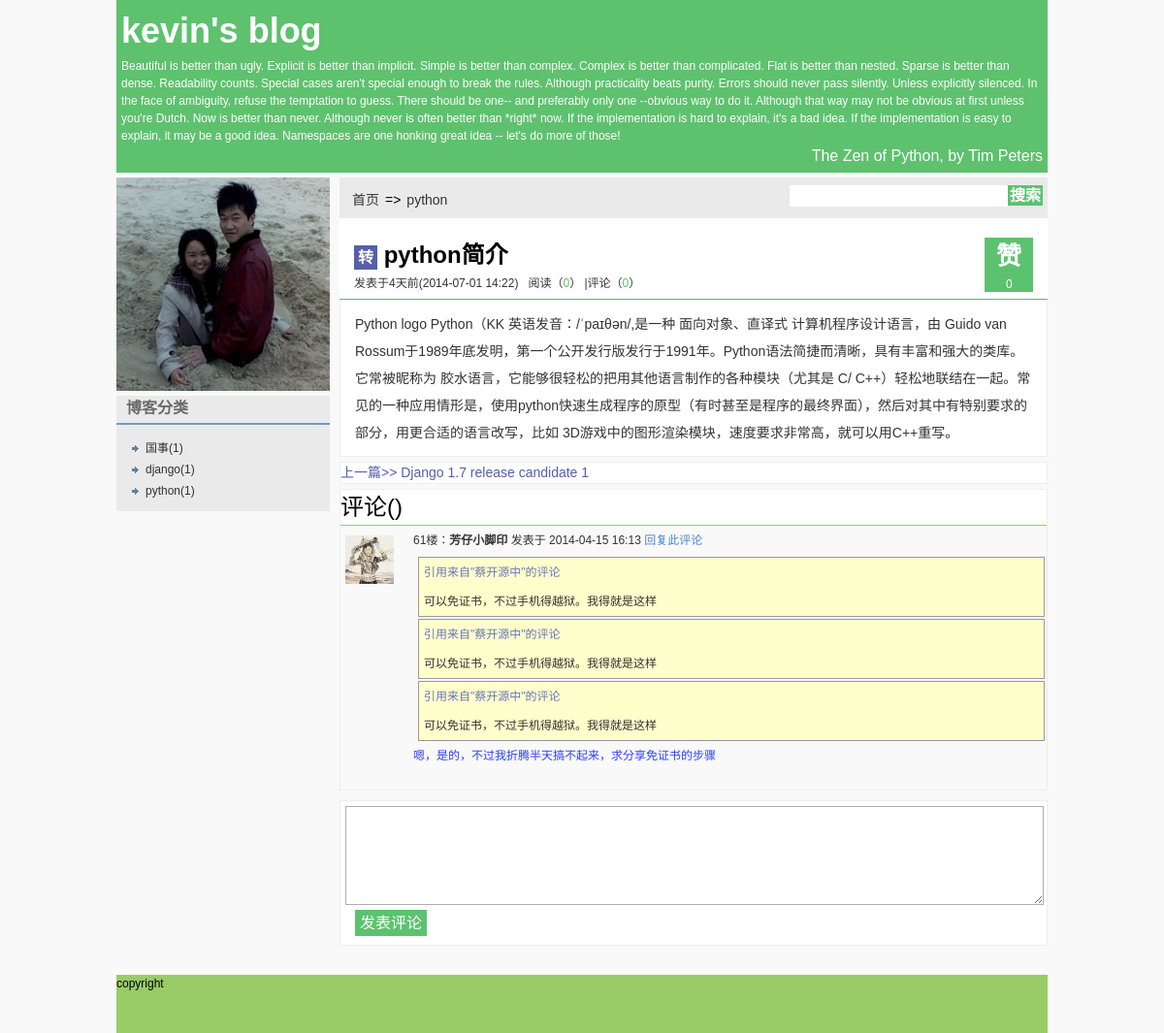
Page /blog/art/3/ on the committed database.
### blog/models.py (models this page shows, shortened)
class Category(models.Model):
    name = models.CharField("分类", max_length=64)

class Article(models.Model):
    title = models.CharField("标题", max_length=128)
    category = models.ForeignKey(Category,verbose_name="分类")
    tags = models.ManyToManyField(Tag, verbose_name="标签", blank=True)
    content = models.TextField("内容")
    create_date = models.DateTimeField("创建日期",auto_now_add=True)
    pub_date = models.DateTimeField("发布日期",auto_now=True)
    is_from = models.CharField("来自", max_length=1, default='Y', choices=(('Y','yuanchuang'),('Z','zhuanzai')))
    view_count = models.IntegerField("访问量统计", default=0)
    vote_count = models.IntegerField("支持量统计", default=0)
    comment_count = property(lambda self: self.comment_set.count())
    is_yuan = property(lambda self: self.is_from == u'Y')
    is_zhuan = property(lambda self: self.is_from == u'Z')
    def pub_date_delta():
        doc = "The pub_date_delta property."
        def fget(self):
            today = datetime.datetime.today()
            if today.year - self.pub_date.year > 0:
                self._delta = "%d年前" % (today.year - self.pub_date.year)
            elif today.month - self.pub_date.month > 0:
                self._delta = "%d个月前" % (today.month - self.pub_date.month)
            elif today.day - self.pub_date.day > 0:
                self._delta = "%d天前" % (today.day - self.pub_date.day)
            elif today.hour - self.pub_date.hour > 0:
                self._delta = "%d小时前" % (today.hour - self.pub_date.hour)
            elif today.minute - self.pub_date.minute > 0:
                self._delta = "%d分钟前" % (today.minute - self.pub_date.minute)
            else:
                self._delta = ""
            return self._delta
        def fset(self, value):
            self._delta = value
        def fdel(self):
            del self._delta
        return locals()
    pub_date_delta = property(**pub_date_delta())

### blog/views.py (the view)
# urls.py: url(r'art/(?P<id>\d{1,5})/$', 'article',name="article_by_id"),
def article(request,id='0'):
    blog = Blog()
    try:
        article = Article.objects.get(id=id)
        blog.catNav = article.category
    except Article.DoesNotExist, e:
        raise Http404
    try:
        preArticle = Article.objects.get(id=str((int(id))-1));
    except Article.DoesNotExist, e:
        pass
    try:
        nextArticle = Article.objects.get(id=str((int(id))+1))
    except Article.DoesNotExist, e:
        pass
    return render_to_response('article.html', locals())

### blog/templates/article.html (shortened to what this page needs)
{% extends "layout.html" %}
{% block content %}
      <div class="article_main">
        <div class="article_title">
          <div class="zan_article">
            <p class="zan_p1">赞</p>
            <p class="zan_p2">{{ article.vote_count }}</p>
          </div>
          <p class="tp1"> {% if article.is_yuan %} <span class="yuan">原</span> {% else %}{% if article.is_zhuan %} <span class="zhuan">转</span> {% endif %}{% endif %}<span class="atitle">{{ article.title }}</span> </p>
          <p class="tp2">发表于{{ article.pub_date_delta}}({{ article.pub_date|date:"Y-m-d H:i" }})&nbsp;&nbsp;&nbsp;阅读（<span>{{ article.view_count }}</span>）&nbsp;|评论（<span>{{ article.comment_count }}</span>）</p>
        </div>
        <div class="article_content"> {{ article.content|safe }} </div>
        <div class="article_nav">
           {% if preArticle %}
          <p id="pre_article"><a href="{% url 'article_by_id' preArticle.id %}">上一篇&gt;&gt; {{ preArticle.title }}</a></p>
          {% endif %}
        </div>
        <div class="article_comment">
          <p id="comment_p1">评论({{ article.commentCount }})</p>
          {% ifequal article.commentCount 0 %}
          <p id="comment_p2">尚无网友评论</p>
          {% else %}
          <div class="comment_item"> <img src="static/images/220193_50.jpg" height="50" width="50"/>
            <div class="comment_item_con">
              <p class="comment_title">61楼：<span>芳仔小脚印</span> 发表于 2014-04-15 16:13 <a href="#">回复此评论</a></p>
              <div class="comment_reference">
              <span class="reference_sp1">引用来自"蔡开源中"的评论</span><span class="reference_sp2">可以免证书，不过手机得越狱。我得就是这样</span>
              </div>
              <div class="comment_reference">
              <span class="reference_sp1">引用来自"蔡开源中"的评论</span><span class="reference_sp2">可以免证书，不过手机得越狱。我得就是这样</span>
              </div>
              <div class="comment_reference">
              <span class="reference_sp1">引用来自"蔡开源中"的评论</span><span class="reference_sp2">可以免证书，不过手机得越狱。我得就是这样</span>
              </div>
              <p class="comment_real">嗯，是的，不过我折腾半天搞不起来，求分享免证书的步骤</p>
            </div>
          </div>
          {% endifequal %}
        </div>
        <div class="article_comment_form">
	        <div class="input_omment">
          <textarea></textarea>
          <p> <a href="{{ article.submitComment.href }}">发表评论</a> </p>
          </div>
        </div>
      </div>
{% endblock %}

### blog/templates/layout.html (shortened to what this page needs)
<!DOCTYPE html PUBLIC "-//W3C//DTD XHTML 1.0 Transitional//EN" "http://www.w3.org/TR/xhtml1/DTD/xhtml1-transitional.dtd">
<html xmlns="http://www.w3.org/1999/xhtml">
<head>
{% load static %}
<link href="{% get_static_prefix %}css/layout.css" rel="stylesheet" type="text/css" />
<link type="text/css" rel="stylesheet" href="{% get_static_prefix %}syntaxhighlighter/styles/shCore.css"></link>
<link type="text/css" rel="stylesheet" href="{% get_static_prefix %}syntaxhighlighter/styles/shCoreDefault.css"></link>
</head>
<body>
<div id="container">
  <div id="header">
    <p class="one">{{ blog.name }}</p>
    {% if blog.zen %}
    <p class="three">{{ blog.zen.content }}</p>
    {% if blog.zen.author %}
    <p class="two">{{ blog.zen.author }}</p>
    {% endif %}
    {% endif %}
  </div>
  <div id="mainContent">
    <div id="sidebar">
      <div id="owner">
        <div id="icon">
          <a href="{% url 'about_me' %}">
          <img src="{% get_static_prefix %}images/IMG_Ali_01447.jpg" alt="头像" name="" width="220" height="220" />
        </a>
        </div>
      </div>
      {% if blog.categories %}
      <div id="categories"><span class="sidetitle">博客分类</span>
        <div class="sep"></div>
		    <ul id="ulpic">
        {% for cat in blog.categories %}
          {% if cat.article_set.count > 0 %}
          <li><a href="{% url 'articles_by_cat' cat.id %}">{{ cat.name }}({{cat.article_set.count}})</a></li>
          {% endif %}
		    {% endfor %}
        </ul>
      </div>
      {% endif %}
    </div>
    <div id="content">
      <div id="top_div">
        <ul>
          <li><a href="{% url 'home' %}">首页</a></li>
        {% if blog.catNav %}
          <li>=></li>
          <li><a href="{% url 'articles_by_cat' blog.catNav.id %}">{{ blog.catNav.name }}</a></li>
		    {% endif %}
        </ul>
        <form class="search">
        <input id="search" size="30"/><a href="/search" >搜索</a>
        </form>
      </div>
      {% block content %}
        {% endblock %}
      </div>
    </div>
    <div id="footer">copyright</div>
  </div>
</body>
</html>

### blog/static/css/layout.css (style rules this page uses)
body { font-size:14px; margin:0; line-height:150%; background-color: #F9F9F9; }
body, h1, h2, h3, h4, h5, h6, hr, p, blockquote, dl, dt, dd, ul, ol, li, pre, form, fieldset, legend, button, input, textarea, th, td, img { border:medium none; margin: 0; padding: 0; }
body, button, input, select, textarea { font: 12px/1.5 tahoma, helvetica, sans-serif; }
ul, ol { list-style: none; }
a { text-decoration: none; color:#333; }
img { border:0px; }
#container { margin:0 auto; width:80%; }
#header { background-color: #5EC16E; margin-bottom: 5px; padding: 5px; color:#FFFFFF; }
#mainContent { margin-bottom:5px; margin:0 auto; }
#sidebar #categories #ulpic { list-style-type: circle; list-style-image: url(../images/arary_r2_c2.jpg); line-height: 22px; padding-top: 10px; padding-right: 0px; padding-bottom: 10px; padding-left: 30px; margin-top: 0px; margin-right: 0px; margin-bottom: 0px; }
#sidebar .sidetitle { font-size: 16px; line-height: 25px; font-weight: bold; color: #6A6A6A; margin: 10px; }
#sidebar { margin: 0px; padding: 0px; overflow: auto; zoom:1; width:220px; float: left; }
#content { margin-left:230px !important; margin-left:207px; }
#sidebar #owner { margin-right: auto; margin-left: auto; margin-top: 0px; margin-bottom: 5px; }
#owner #icon { height: 220px; background-color: #5CC26F; margin-bottom: 5px; }
#icon a { display: block; }
#sidebar .sep { background-image: url(../images/00000001_r2_c2.jpg); background-repeat: repeat-x; height: 8px; }
#footer { height:60px; background:#9c6; }
#sidebar #categories { margin-bottom: 5px; background-color: #EAEAEA; }
#content #top_div { height: 42px; line-height: 38px; background-color: #EAEAEA; font-size: 14px; }
#top_div ul { list-style: none; margin: 0px; padding: 0px 0px 0px 10px; }
#top_div ul li { float:left; padding: 0px 3px; height: 26px; line-height: 46px; }
#container #header .one { font-size: 36px; font-weight: bold; }
#container #header .two { font-size: 16px; text-align: right; }
.search { float: right; }
.search a { font-size: 16px; background-color: #5CC26F; vertical-align:middle; padding: 2px; margin-top: auto; margin-right: 5px; margin-bottom: auto; margin-left: auto; color:#FFFFFF; font-weight:bold; }
.search #search { margin:auto; height: 22px; vertical-align:middle; }
.zan_article { background-color: #5CC26F; height: 56px; width: 50px; float: right; }
.article_main .article_title { padding:20px 15px 7px 15px; background-color: #FFF; }
.article_title .tp1 { font-size: 24px; font-weight: bold; margin-bottom: 2px; }
.article_comment { background-color: #FFF; border: 1px solid #EEE; margin-top: auto; margin-right: auto; margin-bottom: 10px; margin-left: auto; }
.comment_item { padding-bottom: 20px; background-color: #F9F9F9; line-height: 30px; }
.article_comment_form { background-color: #FFF; border: 1px solid #EEE; margin-bottom: 30px; padding-bottom:5px; }
.article_comment_form p a { background-color: #5CC26F; color: #FFF; padding: 5px; font-size: 16px; margin-left:10px; }
.article_comment_form textarea { width: 100%; height: 100px; margin-bottom: 7px; border: 1px solid #ABADB3; }
#comment_p1 { font-size: 24px; }
.article_title .tp2 { font-size: 12px; color:#333; }
.article_content { color: #333; padding:10px 15px 10px 15px; margin:auto auto 5px auto; font-size: 14px; word-spacing: normal; letter-spacing: normal; line-height: 28px; background-color: #FFF; border: 1px solid #EEEEEE; }
.article_nav { background-color: #FFF; border: 1px solid #EEE; margin:auto auto 5px auto; }
.zan_article .zan_p1 { font-size: 26px; margin-left: 12px; color: #FFFFFF; font-weight: bold; }
.zhuan { font-size: 16px; color: #FFF; background-color: #555FAA; padding: 4px; }
.tp1 .atitle { padding-top: 3px; }
.article_title .tp2 span { color: #5EC16E; }
.zan_article .zan_p2 { color: #FFF; margin-left: 22px; }
.article_nav a { color: #555FAA; font-size: 14px; }
.comment_item img { margin-right: 20px; float: left; margin-left: 5px; margin-top: 10px; }
.comment_title a { color: #4587CF; }
.input_omment { padding: 5px; }
.comment_title span { font-weight: bold; }
.comment_reference { margin-left: 10px; background-color: #FFC; color: #333; border:1px solid #999999; padding-left: 5px; margin-top: 2px; margin-right: 2px; }
.reference_sp2 { display: block; }
.reference_sp1 { display: block; color:#6677B9 }
.comment_real { color: #2A3FFF; margin-left: 5px; }
.comment_title { color: #333; }
.comment_item_con { margin-left: 70px; }

### rows in the picture
Category: name "国事", article_set.count "1"
Category: name "django", article_set.count "1"
Category: name "python", article_set.count "1", catNav.name "python"
Article: vote_count "0", title "python简介", pub_date_delta "4天前", pub_date "2014-07-01 14:22", view_count "0", comment_count "0", content "Python logo Python（KK 英语发音：/ˈpaɪθən/,是一种 面向对象、直译式 计算机程序设计语言，由 Guido van Rossum于1989年底发明，第一个公开发行版发行于1991年。Python语法简捷而清晰，具有丰富和强大的类库。它常被昵称为 胶水语言，它能够很轻松的把用其他语言制作的各种模块（尤其是 C/ C++）轻松地联结在一起。常见的一种应用情形是，使用python快速生成程序的原型（有时甚至是程序的最终界面），然后对其中有特别要求的部分，用更合适的语言改写，比如 3D游戏中的图形渲染模块，速度要求非常高，就可以用C++重写。"
Article: title "Django 1.7 release candidate 1"

### other values in the picture
{{ blog.name }} "kevin's blog"
{{ blog.zen.author }} "The Zen of Python, by Tim Peters"
